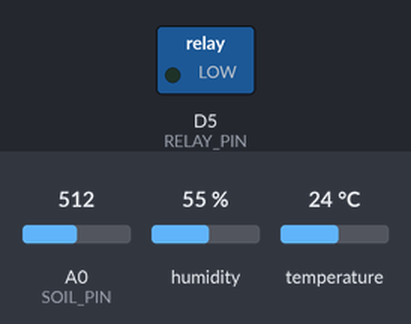
Recording of a program running on a simulated ESP8266 (NodeMCU). On the bench: switched loads named in the program (green lamp = pin HIGH). The inputs (shaded band) are chosen by the test bench; at power-on: A0 (SOIL_PIN) = 512, humidity 55 %, temperature 24 °C. WiFi joins after 1.5 s; servers stay silent unless stated.

Above: at 3.0 s.
3.1 s: A0 (SOIL_PIN) set to 491
At 4.2 s:
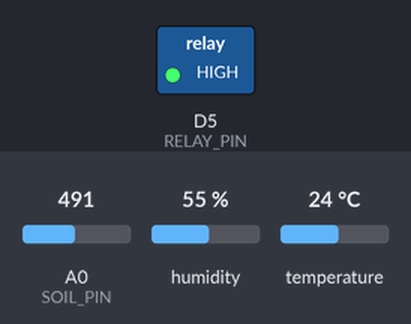
5.3 s: A0 (SOIL_PIN) set to 510
At 6.1 s:
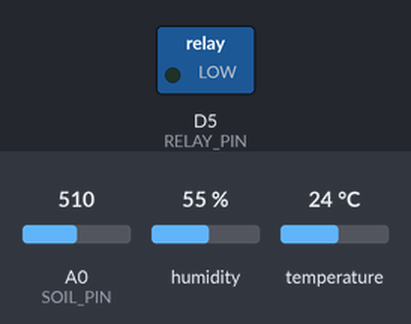
7.3 s: A0 (SOIL_PIN) set to 490
At 8.4 s:
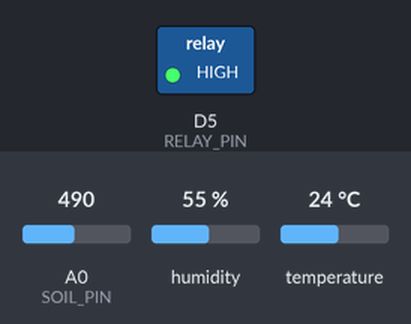
Timing chart, 0 to 10.3 s (numbered marks = the images above; inputs shaded):
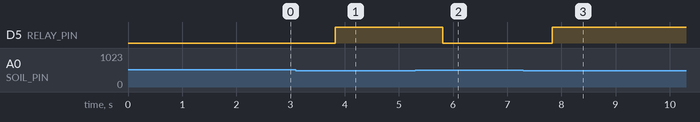

Measured:
- the behaviour switches between 500 and 499 on A0 (SOIL_PIN) (found by bisection; images 0 and 1)
- after the input at 3.1 s, D5 (RELAY_PIN): LOW → HIGH after 0.73 s
- after the input at 5.3 s, D5 (RELAY_PIN): HIGH → LOW after 0.51 s
- after the input at 7.3 s, D5 (RELAY_PIN): LOW → HIGH after 0.53 s

The program:

main.cpp
```cpp
#define BLYNK_TEMPLATE_ID "TMPL3i5sA80-D"
#define BLYNK_TEMPLATE_NAME "IOT Based Agriculture System"
#define BLYNK_AUTH_TOKEN "uIauv87Pki2Tq27W2DhnuoiR6VzWqHJ6"

#include <ESP8266WiFi.h>
#include <BlynkSimpleEsp8266.h>
#include <Adafruit_Sensor.h>
#include <DHT.h>
#include <DHT_U.h>
#define DHTPIN D7
#define DHTTYPE DHT11
DHT dht(DHTPIN, DHTTYPE);

char ssid[] = "HACKATHON-ISE-25";
char pass[] = "ise@560064";

#define LDR_PIN D3
#define RAIN_PIN D6
#define SOIL_PIN A0
#define RELAY_PIN D5

// Initialize DHT sensor


BlynkTimer timer;

void sendSensorData() {
    int ldrValue = analogRead(LDR_PIN);
    int rainValue = analogRead(RAIN_PIN);
    int soilMoistureValue = analogRead(SOIL_PIN);
    float temp = dht.readTemperature();
    float hum = dht.readHumidity();

    // Send data to Blynk
    Blynk.virtualWrite(V1, ldrValue);
    Blynk.virtualWrite(V2, rainValue);
    Blynk.virtualWrite(V2, soilMoistureValue);
    Blynk.virtualWrite(V3, temp);
    Blynk.virtualWrite(V4, hum);

    // Automatic control of relay based on rain
    if (soilMoistureValue < 500) { // Adjust threshold as needed
        digitalWrite(RELAY_PIN, HIGH); // Turn ON relay
    } else {
        digitalWrite(RELAY_PIN, LOW); // Turn OFF relay
    }
}

void setup() {
    Serial.begin(115200);
    Blynk.begin(BLYNK_AUTH_TOKEN, ssid, pass);

    pinMode(LDR_PIN, INPUT);
    pinMode(RAIN_PIN, INPUT);
    pinMode(SOIL_PIN, INPUT);
    pinMode(DHTPIN, INPUT);
    pinMode(RELAY_PIN, OUTPUT);
    digitalWrite(RELAY_PIN, LOW);

    dht.begin();
    timer.setInterval(2000L, sendSensorData);
}

void loop() {
    Blynk.run();
    timer.run();
}
```
